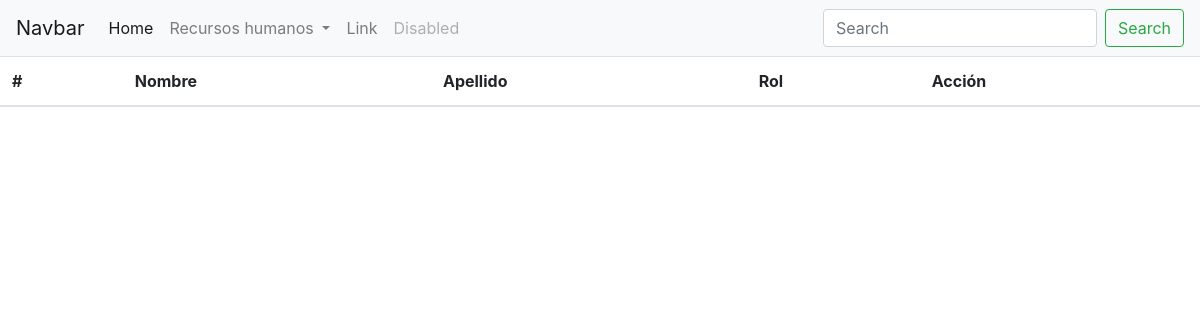
The app's page /RH/, older data.
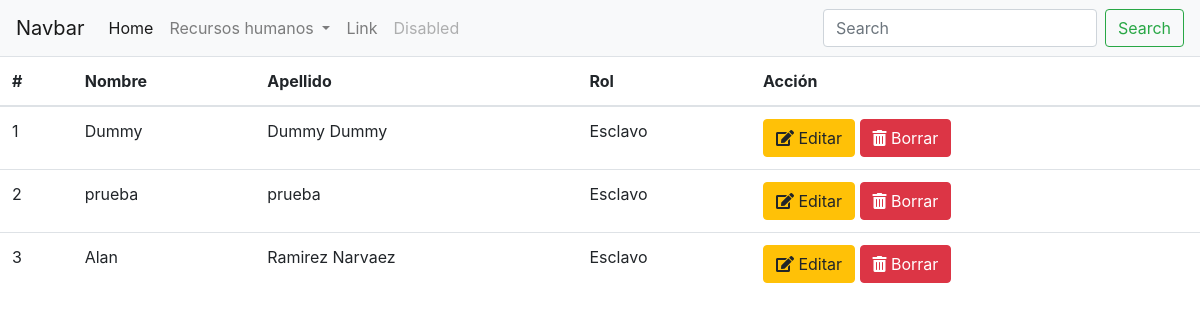
The same page, newer data.
### RH/models.py (models this page shows)
class Empleado(models.Model):
	nombre=models.CharField(max_length=120)
	apellido_paterno=models.CharField(max_length=120)
	apellido_materno=models.CharField(max_length=120,blank=True,null=True)
	fecha_de_nacimiento=models.DateTimeField(blank=True,null=True)
	fecha_de_alta=models.DateTimeField(default=timezone.now)
	rol=models.ForeignKey(Rol,on_delete=models.CASCADE)
	usuario=models.ForeignKey('auth.User',on_delete=models.CASCADE)

class Rol(models.Model):
	nombre=models.CharField(max_length=120)
	descripcion=models.TextField()

### RH/views.py (the view)
# urls.py: path('',views.empleados_index,name='empleados_index'),
def empleados_index(request):
	empleados=Empleado.objects.all()
	return render(request,'RH/empleados_index.html',{'empleados':empleados})

### RH/templates/RH/empleados_index.html
{% extends "base.html" %}
{% block content %}
	<table class="table">
	  <thead>
	    <tr>
	      <th scope="col">#</th>
	      <th scope="col">Nombre</th>
	      <th scope="col">Apellido</th>
	      <th scope="col">Rol</th>
	      <th scope="col">Acción</th>
	    </tr>
	  </thead>
	  <tbody>
	  	{% for empleado in empleados %}
		    <tr>
		      <td>{{empleado.pk}}</td>
		      <td>{{empleado.nombre}}</td>
		      <td>{{empleado.apellido_paterno}} {% firstof empleado.apellido_materno ''%}</td>
		      <td>{{empleado.rol.nombre}}</td>
		      <td>
		      	<a class="btn btn-warning" href="{% url 'empleados_edit' pk=empleado.pk %}" role="button"><i class="fas fa-edit"></i> Editar</a>
		      	<a class="btn btn-danger" href="{%url 'empleados_delete' pk=empleado.pk%}" role="button"><i class="fas fa-trash-alt"></i> Borrar</a>
		      </td>
		    </tr>
		{% endfor %}
	  </tbody>
	</table>
{% endblock content %}

Row changes from the older to the newer data that the page shows:
added Empleado: pk "1", nombre "Dummy", apellido_paterno "Dummy", apellido_materno "Dummy", rol.nombre "Esclavo"
added Empleado: pk "2", nombre "prueba", apellido_paterno "prueba", rol.nombre "Esclavo"
added Empleado: pk "3", nombre "Alan", apellido_paterno "Ramirez", apellido_materno "Narvaez", rol.nombre "Esclavo"
